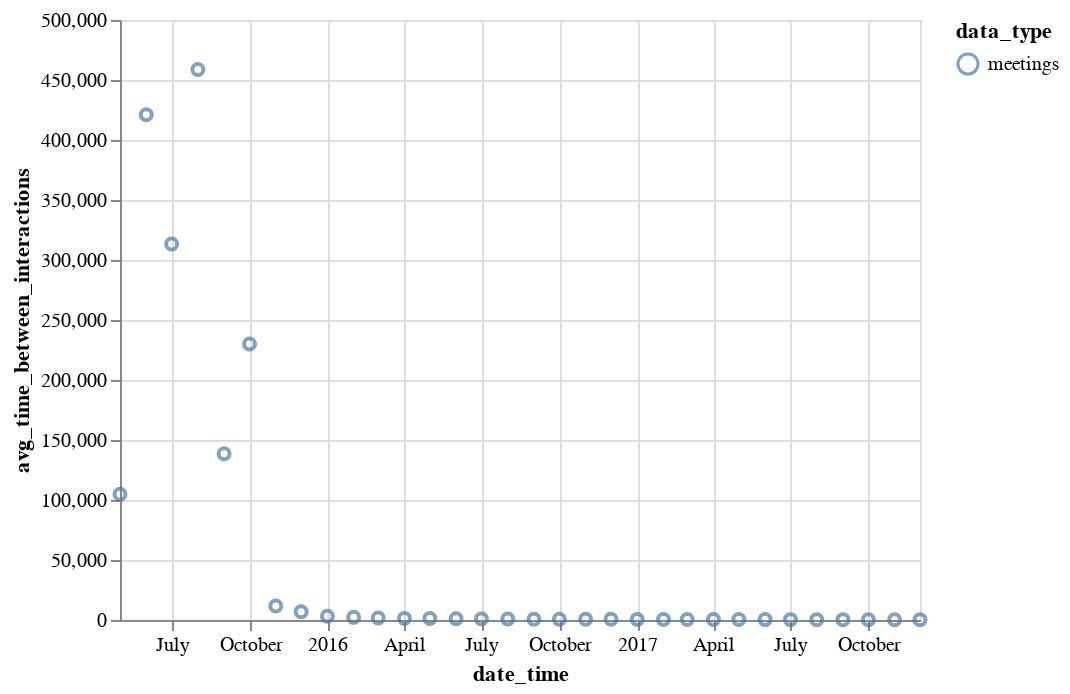

The notebook cell this image was saved under:
### Code cell
mtg_data = my_data[my_data['data_type'] == 'meetings']
alt.Chart(mtg_data).mark_point().encode(
    x ='date_time:T',
    y='avg_time_between_interactions',
    color='data_type'
)

### Figure 1 — Vega-Lite specification as saved in the notebook (floating-point values rounded to 4 significant figures)
{"$schema": "https://vega.github.io/schema/vega-lite/v2.4.3.json", "config": {"view": {"height": 300, "width": 400}}, "data": {"values": [{"Unnamed: 0": 104, "avg_time_between_interactions": 104736, "change_in_unique_dest": 5, "change_in_unique_source": 13, "data_amount": 15, "data_type": "meetings", "date_time": "2015-05-01", "month_yr": "05/2015", "num_unique_dest": 5, "num_unique_source": 14}, {"Unnamed: 0": 107, "avg_time_between_interactions": 421000.0, "change_in_unique_dest": 4, "change_in_unique_source": 6, "data_amount": 6, "data_type": "meetings", "date_time": "2015-06-01", "month_yr": "06/2015", "num_unique_dest": 4, "num_unique_source": 6}, {"Unnamed: 0": 110, "avg_time_between_interactions": 313400.0, "change_in_unique_dest": 3, "change_in_unique_source": 4, "data_amount": 5, "data_type": "meetings", "date_time": "2015-07-01", "month_yr": "07/2015", "num_unique_dest": 3, "num_unique_source": 4}, {"Unnamed: 0": 113, "avg_time_between_interactions": 458800.0, "change_in_unique_dest": 4, "change_in_unique_source": 5, "data_amount": 6, "data_type": "meetings", "date_time": "2015-08-01", "month_yr": "08/2015", "num_unique_dest": 4, "num_unique_source": 6}, {"Unnamed: 0": 116, "avg_time_between_interactions": 138500.0, "change_in_unique_dest": 10, "change_in_unique_source": 7, "data_amount": 15, "data_type": "meetings", "date_time": "2015-09-01", "month_yr": "09/2015", "num_unique_dest": 10, "num_unique_source": 10}, {"Unnamed: 0": 119, "avg_time_between_interactions": 230100.0, "change_in_unique_dest": 9, "change_in_unique_source": 10, "data_amount": 12, "data_type": "meetings", "date_time": "2015-10-01", "month_yr": "10/2015", "num_unique_dest": 9, "num_unique_source": 10}, {"Unnamed: 0": 122, "avg_time_between_interactions": 11720.0, "change_in_unique_dest": 113, "change_in_unique_source": 152, "data_amount": 219, "data_type": "meetings", "date_time": "2015-11-01", "month_yr": "11/2015", "num_unique_dest": 113, "num_unique_source": 191}, {"Unnamed: 0": 125, "avg_time_between_interactions": 6890.0, "change_in_unique_dest": 193, "change_in_unique_source": 267, "data_amount": 382, "data_type": "meetings", "date_time": "2015-12-01", "month_yr": "12/2015", "num_unique_dest": 193, "num_unique_source": 329}, {"Unnamed: 0": 96, "avg_time_between_interactions": 3104.0, "change_in_unique_dest": 420, "change_in_unique_source": 725, "data_amount": 862, "data_type": "meetings", "date_time": "2016-01-01", "month_yr": "01/2016", "num_unique_dest": 420, "num_unique_source": 725}, {"Unnamed: 0": 98, "avg_time_between_interactions": 2213.0, "change_in_unique_dest": 519, "change_in_unique_source": 787, "data_amount": 1123, "data_type": "meetings", "date_time": "2016-02-01", "month_yr": "02/2016", "num_unique_dest": 519, "num_unique_source": 988}, {"Unnamed: 0": 100, "avg_time_between_interactions": 1738.0, "change_in_unique_dest": 761, "change_in_unique_source": 1063, "data_amount": 1525, "data_type": "meetings", "date_time": "2016-03-01", "month_yr": "03/2016", "num_unique_dest": 761, "num_unique_source": 1319}, {"Unnamed: 0": 102, "avg_time_between_interactions": 1329.0, "change_in_unique_dest": 886, "change_in_unique_source": 1342, "data_amount": 1923, "data_type": "meetings", "date_time": "2016-04-01", "month_yr": "04/2016", "num_unique_dest": 886, "num_unique_source": 1687}, {"Unnamed: 0": 105, "avg_time_between_interactions": 1273.0, "change_in_unique_dest": 1010, "change_in_unique_source": 1813, "data_amount": 2101, "data_type": "meetings", "date_time": "2016-05-01", "month_yr": "05/2016", "num_unique_dest": 1010, "num_unique_source": 1815}, {"Unnamed: 0": 108, "avg_time_between_interactions": 1058.0, "change_in_unique_dest": 1155, "change_in_unique_source": 2106, "data_amount": 2415, "data_type": "meetings", "date_time": "2016-06-01", "month_yr": "06/2016", "num_unique_dest": 1155, "num_unique_source": 2107}, {"Unnamed: 0": 111, "avg_time_between_interactions": 930.8, "change_in_unique_dest": 1323, "change_in_unique_source": 2469, "data_amount": 2872, "data_type": "meetings", "date_time": "2016-07-01", "month_yr": "07/2016", "num_unique_dest": 1323, "num_unique_source": 2470}, {"Unnamed: 0": 114, "avg_time_between_interactions": 820.3, "change_in_unique_dest": 1505, "change_in_unique_source": 2730, "data_amount": 3230, "data_type": "meetings", "date_time": "2016-08-01", "month_yr": "08/2016", "num_unique_dest": 1505, "num_unique_source": 2730}, {"Unnamed: 0": 117, "avg_time_between_interactions": 665.3, "change_in_unique_dest": 1764, "change_in_unique_source": 3328, "data_amount": 3840, "data_type": "meetings", "date_time": "2016-09-01", "month_yr": "09/2016", "num_unique_dest": 1764, "num_unique_source": 3330}, {"Unnamed: 0": 120, "avg_time_between_interactions": 635.5, "change_in_unique_dest": 1838, "change_in_unique_source": 3679, "data_amount": 4206, "data_type": "meetings", "date_time": "2016-10-01", "month_yr": "10/2016", "num_unique_dest": 1838, "num_unique_source": 3681}, {"Unnamed: 0": 123, "avg_time_between_interactions": 613.8, "change_in_unique_dest": 1853, "change_in_unique_source": 3520, "data_amount": 4162, "data_type": "meetings", "date_time": "2016-11-01", "month_yr": "11/2016", "num_unique_dest": 1853, "num_unique_source": 3564}, {"Unnamed: 0": 126, "avg_time_between_interactions": 559.1, "change_in_unique_dest": 2047, "change_in_unique_source": 4026, "data_amount": 4739, "data_type": "meetings", "date_time": "2016-12-01", "month_yr": "12/2016", "num_unique_dest": 2047, "num_unique_source": 4080}, {"Unnamed: 0": 97, "avg_time_between_interactions": 513.3, "change_in_unique_dest": 2043, "change_in_unique_source": 4226, "data_amount": 5207, "data_type": "meetings", "date_time": "2017-01-01", "month_yr": "01/2017", "num_unique_dest": 2043, "num_unique_source": 4386}, {"Unnamed: 0": 99, "avg_time_between_interactions": 478.4, "change_in_unique_dest": 2089, "change_in_unique_source": 4119, "data_amount": 4994, "data_type": "meetings", "date_time": "2017-02-01", "month_yr": "02/2017", "num_unique_dest": 2089, "num_unique_source": 4297}, {"Unnamed: 0": 101, "avg_time_between_interactions": 414.3, "change_in_unique_dest": 2576, "change_in_unique_source": 4975, "data_amount": 6395, "data_type": "meetings", "date_time": "2017-03-01", "month_yr": "03/2017", "num_unique_dest": 2576, "num_unique_source": 5274}, {"Unnamed: 0": 103, "avg_time_between_interactions": 436.3, "change_in_unique_dest": 2516, "change_in_unique_source": 4703, "data_amount": 5909, "data_type": "meetings", "date_time": "2017-04-01", "month_yr": "04/2017", "num_unique_dest": 2516, "num_unique_source": 5036}, {"Unnamed: 0": 106, "avg_time_between_interactions": 402.2, "change_in_unique_dest": 2652, "change_in_unique_source": 5225, "data_amount": 6586, "data_type": "meetings", "date_time": "2017-05-01", "month_yr": "05/2017", "num_unique_dest": 2652, "num_unique_source": 5622}, {"Unnamed: 0": 109, "avg_time_between_interactions": 332.8, "change_in_unique_dest": 2903, "change_in_unique_source": 5865, "data_amount": 7747, "data_type": "meetings", "date_time": "2017-06-01", "month_yr": "06/2017", "num_unique_dest": 2903, "num_unique_source": 6321}, {"Unnamed: 0": 112, "avg_time_between_interactions": 314.5, "change_in_unique_dest": 3297, "change_in_unique_source": 6462, "data_amount": 8424, "data_type": "meetings", "date_time": "2017-07-01", "month_yr": "07/2017", "num_unique_dest": 3297, "num_unique_source": 6958}, {"Unnamed: 0": 115, "avg_time_between_interactions": 311.4, "change_in_unique_dest": 3275, "change_in_unique_source": 6590, "data_amount": 8506, "data_type": "meetings", "date_time": "2017-08-01", "month_yr": "08/2017", "num_unique_dest": 3275, "num_unique_source": 7170}, {"Unnamed: 0": 118, "avg_time_between_interactions": 282.8, "change_in_unique_dest": 3525, "change_in_unique_source": 6868, "data_amount": 9115, "data_type": "meetings", "date_time": "2017-09-01", "month_yr": "09/2017", "num_unique_dest": 3525, "num_unique_source": 7505}, {"Unnamed: 0": 121, "avg_time_between_interactions": 248.0, "change_in_unique_dest": 4091, "change_in_unique_source": 7970, "data_amount": 10681, "data_type": "meetings", "date_time": "2017-10-01", "month_yr": "10/2017", "num_unique_dest": 4091, "num_unique_source": 8699}, {"Unnamed: 0": 124, "avg_time_between_interactions": 265.2, "change_in_unique_dest": 3686, "change_in_unique_source": 7443, "data_amount": 9723, "data_type": "meetings", "date_time": "2017-11-01", "month_yr": "11/2017", "num_unique_dest": 3686, "num_unique_source": 8111}, {"Unnamed: 0": 127, "avg_time_between_interactions": 240.9, "change_in_unique_dest": 3894, "change_in_unique_source": 7813, "data_amount": 10406, "data_type": "meetings", "date_time": "2017-12-01", "month_yr": "12/2017", "num_unique_dest": 3894, "num_unique_source": 8561}]}, "encoding": {"color": {"field": "data_type", "type": "nominal"}, "x": {"field": "date_time", "type": "temporal"}, "y": {"field": "avg_time_between_interactions", "type": "quantitative"}}, "mark": "point"}
